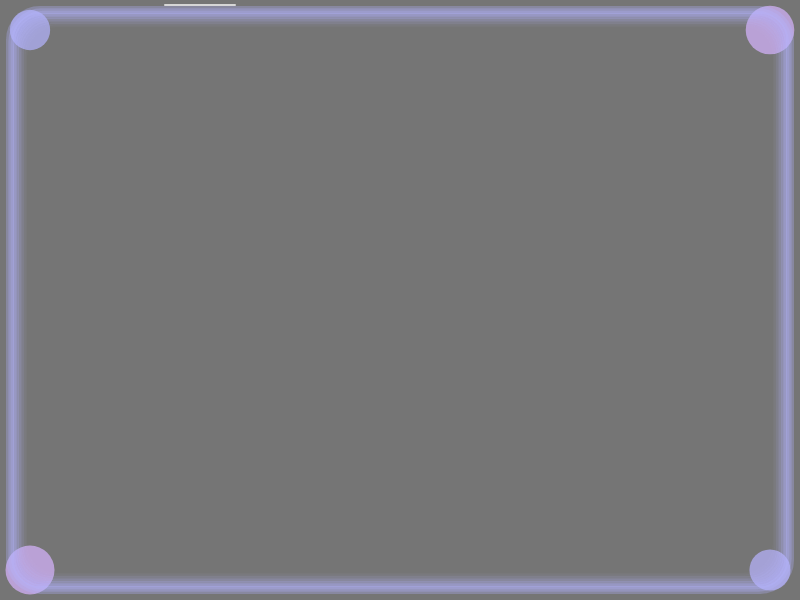
Frame 1 (no input)
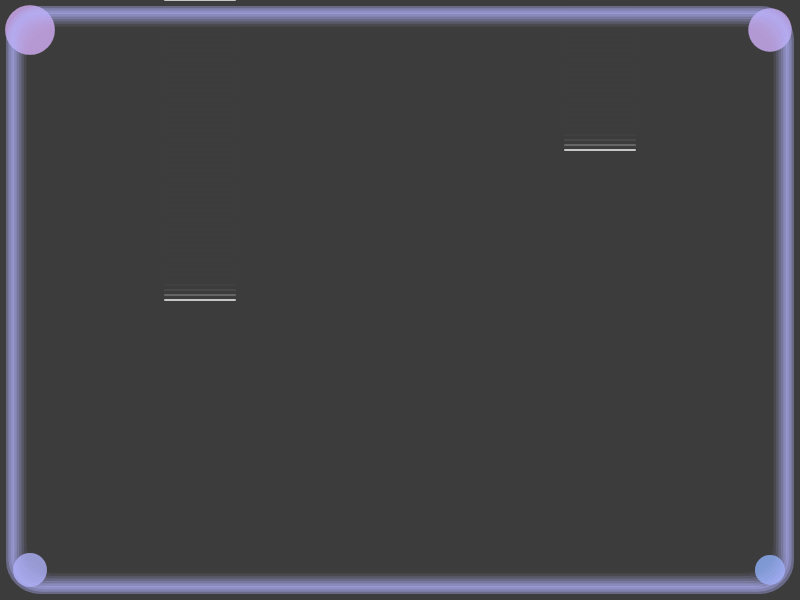
Frame 60 (no input)
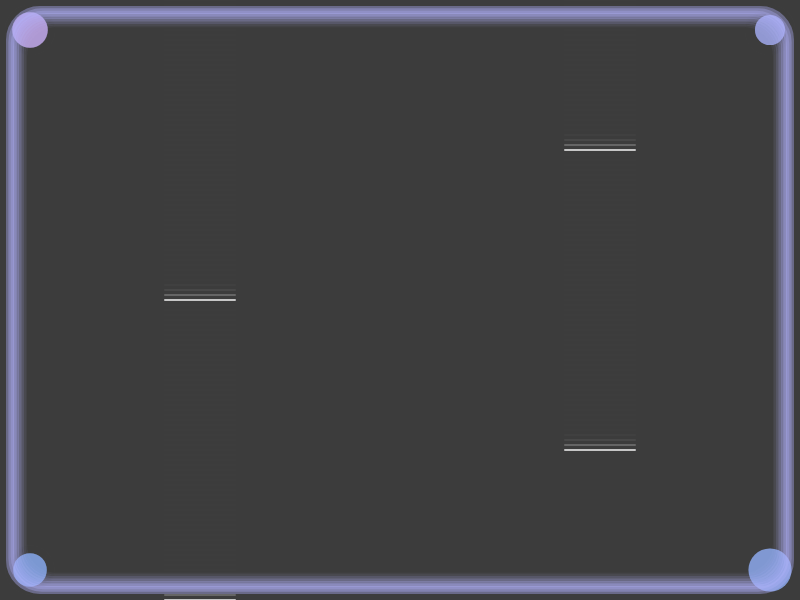
Frame 120 (the mouse pressed at the canvas centre since frame 60)

The p5.js sketch that drew these frames (run headless with seeded random() and noise() and a simulated clock; from frame 60 on, the mouse is pressed at the canvas centre):

// p5.js sketch
// ── sketch.js
let beats = [
  { time: 1.0, x: 200 },
  { time: 1.5, x: 600 },
  { time: 2.0, x: 200 },
  { time: 2.5, x: 600 },
  // ...可依音樂節奏繼續增加
];
let startTime;

function setup() {
  createCanvas(800, 600);
  startTime = millis();
}

function draw() {
  // 灰色半透明背景
  background(60, 60, 60, 180);

  // 加入花邊裝飾（例如四角圓點與漸層邊框）
  noStroke();
  for (let i = 0; i < 4; i++) {
    let x = i % 2 === 0 ? 30 : width - 30;
    let y = i < 2 ? 30 : height - 30;
    fill(180 + 40 * sin(frameCount * 0.02 + i), 180, 255, 180);
    ellipse(x, y, 40 + 10 * sin(frameCount * 0.03 + i), 40 + 10 * sin(frameCount * 0.03 + i));
  }

  // 漸層邊框
  for (let t = 0; t < 10; t++) {
    let alpha = map(t, 0, 9, 80, 0);
    noFill();
    stroke(180, 180, 255, alpha);
    strokeWeight(8 - t * 0.7);
    rect(10 + t * 2, 10 + t * 2, width - 20 - t * 4, height - 20 - t * 4, 30);
  }

  // 輔助白線（假設有 beats 陣列和 startTime 變數）
  if (typeof beats !== "undefined" && typeof startTime !== "undefined") {
    let now = (millis() - startTime) / 1000;
    for (let beat of beats) {
      // 計算鼓點目前 y 位置（需與鼓點落下速度一致）
      let y = (now - beat.time + 1) * 300;
      stroke(255, 180);
      strokeWeight(2);
      line(beat.x - 35, y, beat.x + 35, y);
    }
  }
}
